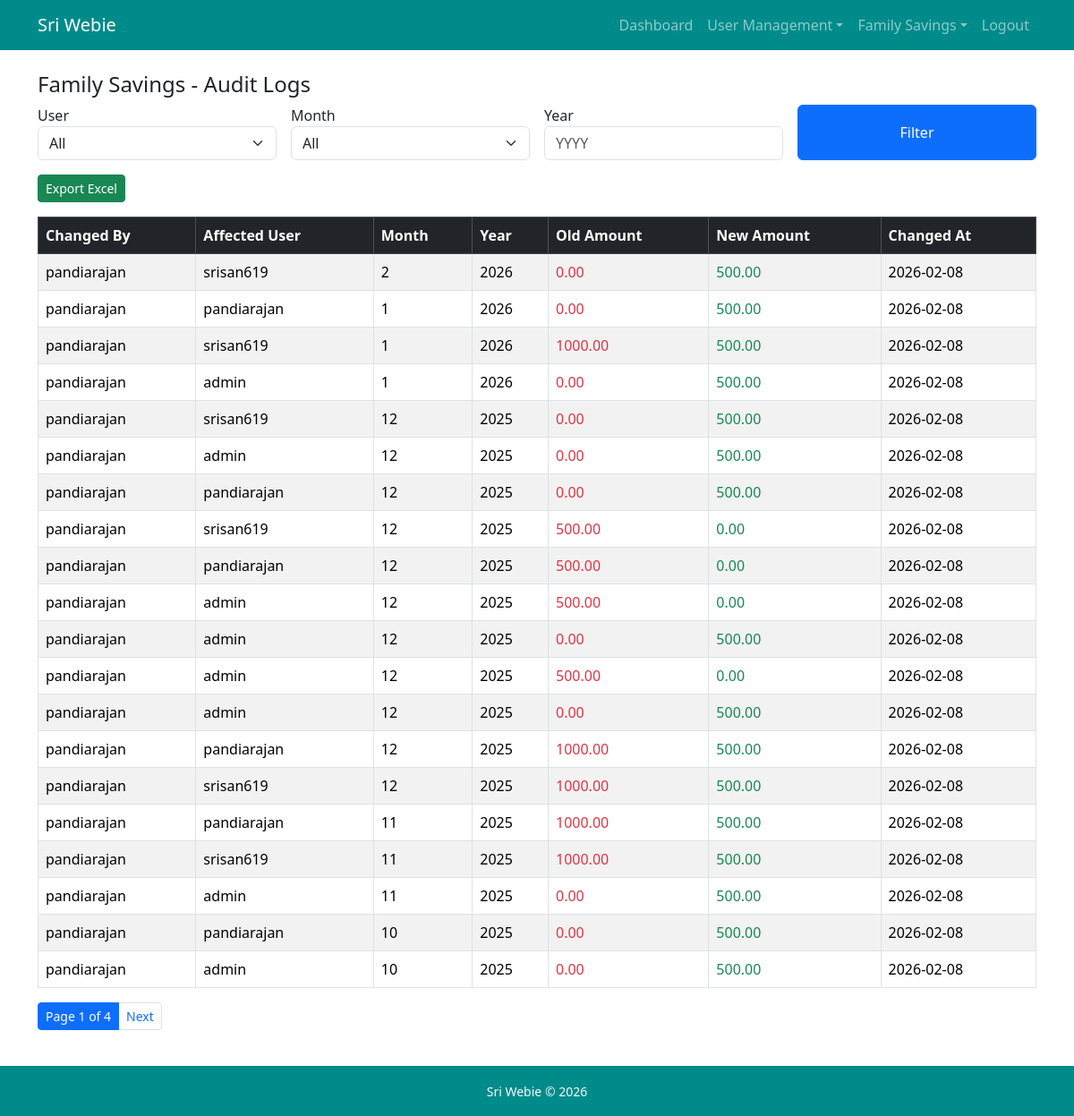
Page /family-savings/audit-logs/ (signed in) on the committed database.
### family_savings/models.py (models this page shows, shortened)
class SavingsAuditLog(models.Model):
    changed_by = models.ForeignKey(
        User, on_delete=models.SET_NULL, null=True, related_name="savings_changes"
    )
    affected_by = models.ForeignKey(
        User, on_delete=models.CASCADE, related_name="affected_savings"
    )
    old_amount = models.DecimalField(decimal_places=2, max_digits=10)
    new_amount = models.DecimalField(decimal_places=2, max_digits=10)
    month = models.IntegerField()
    year = models.IntegerField()
    changed_at = models.DateTimeField(auto_now_add=True)

### users/models.py (models this page shows, shortened)
class User(AbstractUser):
    role = models.ForeignKey(Role, on_delete=models.PROTECT, null=True, blank=True)
    groups = models.ManyToManyField('auth.Group', related_name='custom_user_set', blank=True, help_text='The groups this user belongs to', verbose_name='groups')
    user_permissions = models.ManyToManyField('auth.Permission', related_name='custom_user_set', blank=True, help_text='Specific permissions for this user.', verbose_name='user permissions')

### family_savings/views.py (the view)
# urls.py: path("audit-logs/", savings_audit_log, name="savings_audit_log"),
@login_required
def savings_audit_log(request):
    if not is_admin(request.user):
        return HttpResponseForbidden("Access Denied")
    logs = SavingsAuditLog.objects.select_related(
        "changed_by", "affected_by"
    ).order_by("-changed_at")
    user_id = request.GET.get('user')
    month = request.GET.get('month')
    year = request.GET.get('year')
    if user_id:
        logs = logs.filter(affected_by=user_id)
    if month:
        logs = logs.filter(month=month)
    if year:
        logs = logs.filter(year=year)
    paginator = Paginator(logs, 20)
    page_number = request.GET.get("page")
    page_obj = paginator.get_page(page_number)
    users = User.objects.filter(is_active=True)
    return render(request, "family_savings/audit_logs.html", {
        "logs": page_obj,
        "users": users,
        "selected_user": user_id,
        "months": MONTHS,
        "selected_month": month,
        "selected_year": year,
        "page_obj": page_obj
        })

### users/views.py (called while the page is built)
def is_admin(user):
    return user.role and user.role.role_name == 'admin'

### family_savings/templates/family_savings/audit_logs.html (shortened to what this page needs)
{%extends "users/base.html" %}
{%block content%}
    <h4>Family Savings - Audit Logs</h4>
    <form method="get" class="row g-3 mb-3">
        <div class="col-md-3">
            <label for="user">User</label>
            <select name="user" id="user" class="form-select">
                <option value="">All</option>
            </select>
        </div>
        <div class="col-md-3">
            <label for="month">Month</label>
            <select name="month" id="month" class="form-select">
                <option value="">All</option>
            </select>
        </div>
        <div class="col-md-3">
            <label for="year">Year</label>
            <input type="number" name="year" class="form-control" placeholder="YYYY" value="{{selected_year}}">
        </div>
        <div class="col-md-3 d-flex">
            <button class="btn btn-primary w-100">Filter</button>
        </div>
    </form>
     <div class="mb-3">
        <a href="{% url 'export_audit_logs' %}" class="btn btn-success btn-sm">
            Export Excel
        </a>
     </div>
    <table class="table table-bordered table-striped mt-3">
        <thead class="table-dark">
            <tr>
                <th>Changed By</th>
                <th>Affected User</th>
                <th>Month</th>
                <th>Year</th>
                <th>Old Amount</th>
                <th>New Amount</th>
                <th>Changed At</th>
            </tr>
        </thead>
        <tbody>
            {% for log in logs %}
                <tr>
                    <td>{{log.changed_by.username}}</td>
                    <td>{{log.affected_by.username}}</td>
                    <td>{{log.month}}</td>
                    <td>{{log.year}}</td>
                    <td class="text-danger">{{log.old_amount}}</td>
                    <td class="text-success">{{log.new_amount}}</td>
                    <td>{{log.changed_at|date:"Y-m-d"}}</td>
                </tr>
                {%empty%}
                <tr>
                    <td colspan="7" class="text-center text-muted">
                        No audit records found
                    </td>
                </tr>
            {%endfor%}
        </tbody>
    </table>
    {%include "includes/pagination.html"%}
{%endblock%}

### rows in the picture
SavingsAuditLog: changed_by.username "pandiarajan", affected_by.username "srisan619", month "2", year "2026", old_amount "0.00", new_amount "500.00", changed_at "2026-02-08"
SavingsAuditLog: changed_by.username "pandiarajan", affected_by.username "pandiarajan", month "1", year "2026", old_amount "0.00", new_amount "500.00", changed_at "2026-02-08"
SavingsAuditLog: changed_by.username "pandiarajan", affected_by.username "srisan619", month "1", year "2026", old_amount "1000.00", new_amount "500.00", changed_at "2026-02-08"
SavingsAuditLog: changed_by.username "pandiarajan", affected_by.username "admin", month "1", year "2026", old_amount "0.00", new_amount "500.00", changed_at "2026-02-08"
SavingsAuditLog: changed_by.username "pandiarajan", affected_by.username "srisan619", month "12", year "2025", old_amount "0.00", new_amount "500.00", changed_at "2026-02-08"
SavingsAuditLog: changed_by.username "pandiarajan", affected_by.username "admin", month "12", year "2025", old_amount "0.00", new_amount "500.00", changed_at "2026-02-08"
SavingsAuditLog: changed_by.username "pandiarajan", affected_by.username "pandiarajan", month "12", year "2025", old_amount "0.00", new_amount "500.00", changed_at "2026-02-08"
SavingsAuditLog: changed_by.username "pandiarajan", affected_by.username "srisan619", month "12", year "2025", old_amount "500.00", new_amount "0.00", changed_at "2026-02-08"
SavingsAuditLog: changed_by.username "pandiarajan", affected_by.username "pandiarajan", month "12", year "2025", old_amount "500.00", new_amount "0.00", changed_at "2026-02-08"
SavingsAuditLog: changed_by.username "pandiarajan", affected_by.username "admin", month "12", year "2025", old_amount "500.00", new_amount "0.00", changed_at "2026-02-08"
SavingsAuditLog: changed_by.username "pandiarajan", affected_by.username "admin", month "12", year "2025", old_amount "0.00", new_amount "500.00", changed_at "2026-02-08"
SavingsAuditLog: changed_by.username "pandiarajan", affected_by.username "admin", month "12", year "2025", old_amount "500.00", new_amount "0.00", changed_at "2026-02-08"
SavingsAuditLog: changed_by.username "pandiarajan", affected_by.username "admin", month "12", year "2025", old_amount "0.00", new_amount "500.00", changed_at "2026-02-08"
SavingsAuditLog: changed_by.username "pandiarajan", affected_by.username "pandiarajan", month "12", year "2025", old_amount "1000.00", new_amount "500.00", changed_at "2026-02-08"
SavingsAuditLog: changed_by.username "pandiarajan", affected_by.username "srisan619", month "12", year "2025", old_amount "1000.00", new_amount "500.00", changed_at "2026-02-08"
SavingsAuditLog: changed_by.username "pandiarajan", affected_by.username "pandiarajan", month "11", year "2025", old_amount "1000.00", new_amount "500.00", changed_at "2026-02-08"
SavingsAuditLog: changed_by.username "pandiarajan", affected_by.username "srisan619", month "11", year "2025", old_amount "1000.00", new_amount "500.00", changed_at "2026-02-08"
SavingsAuditLog: changed_by.username "pandiarajan", affected_by.username "admin", month "11", year "2025", old_amount "0.00", new_amount "500.00", changed_at "2026-02-08"
SavingsAuditLog: changed_by.username "pandiarajan", affected_by.username "pandiarajan", month "10", year "2025", old_amount "0.00", new_amount "500.00", changed_at "2026-02-08"
SavingsAuditLog: changed_by.username "pandiarajan", affected_by.username "admin", month "10", year "2025", old_amount "0.00", new_amount "500.00", changed_at "2026-02-08"

### other values in the picture
{{ page_obj.number }} "1"
{{ page_obj.paginator.num_pages }} "4"
